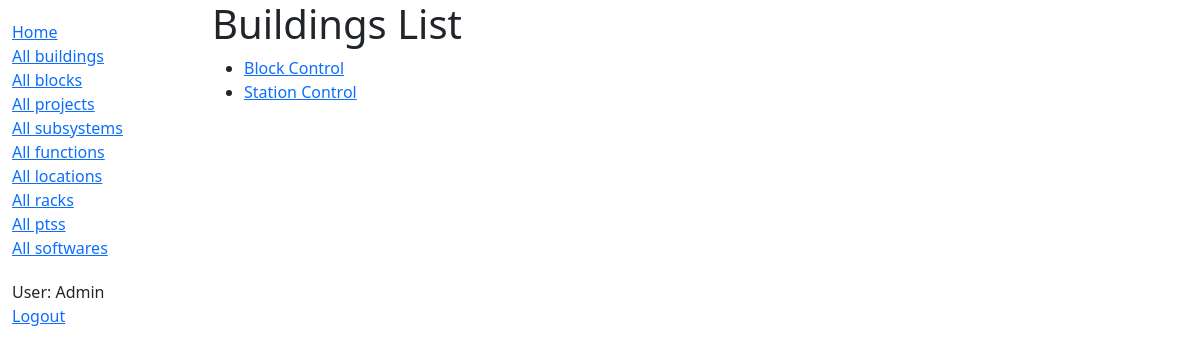
Page /knowitall/buildings/ (signed in) on the committed database.
### knowitall/models.py (models this page shows)
class Building(models.Model):
	Building_name=models.TextField(help_text="Enter text")
	Building_code=models.TextField(help_text="Enter text")
	class Meta:
		ordering = ['Building_name']
	def get_absolute_url (self):
		return reverse('building-detail', args=[str(self.id)])
	def __str__(self):
		return self.Building_name

### knowitall/views.py (the view)
# urls.py: path('buildings/', views.BuildingListView.as_view(), name='buildings'),
class BuildingListView(LoginRequiredMixin, generic.ListView):
    model = Building
    paginate_by = 10

### knowitall/templates/knowitall/building_list.html
{% extends "base_generic.html" %}
{% block content %}
    <h1>Buildings List</h1>
    {% if object_list %}
    <ul>
      {% for building in object_list %}
      <li>
        <a href="{{ building.get_absolute_url }}">
        {{building}}
        </a>
      </li>
      {% endfor %}
    </ul>
    {% else %}
      <p>There are no buildings in the base.</p>
    {% endif %}
{% endblock %}

### knowitall/templates/base_generic.html (shortened to what this page needs)
<!DOCTYPE html>
<html lang="en">
<head>
  <link href="https://cdn.jsdelivr.net/npm/bootstrap@5.1.3/dist/css/bootstrap.min.css" rel="stylesheet">
  {% load static %}
  <link rel="stylesheet" href="{% static 'css/styles.css' %}">
</head>
<body>
<div class="container-fluid">
<div class="row">
  <div class="col-sm-2">
  {% block sidebar %}
  <ul class="sidebar-nav">
    <li><a href="{% url 'index' %}">Home</a></li>
    <li><a href="{% url 'buildings' %}">All buildings</a></li>
    <li><a href="{% url 'blocks' %}">All blocks</a></li>
    <li><a href="{% url 'projects' %}">All projects</a></li>
    <li><a href="{% url 'subsystems' %}">All subsystems</a></li>
    <li><a href="{% url 'functions' %}">All functions</a></li>
    <li><a href="{% url 'locations' %}">All locations</a></li>
    <li><a href="{% url 'racks' %}">All racks</a></li>
    <li><a href="{% url 'ptss' %}">All ptss</a></li>
    <li><a href="{% url 'softwares' %}">All softwares</a></li>
  </ul>
  <ul class="sidebar-nav">
   {% if user.is_authenticated %}
     <li>User: {{ user.get_username }}</li>
     <li><a href="{% url 'logout'%}?next={{request.path}}">Logout</a></li>
   {% else %}
     <li><a href="{% url 'login'%}?next={{request.path}}">Login</a></li>
   {% endif %}
  </ul>
{% endblock %}
  </div>
  <div class="col-sm-10 ">
  {% block content %}{% endblock %}
  </div>
</div>
</div>
</body>
</html>

### knowitall/static/css/styles.css (style rules this page uses)
.sidebar-nav { margin-top: 20px; padding: 0; list-style: none; }

### rows in the picture
Building: Building_name "Block Control"
Building: Building_name "Station Control"

### other values in the picture
{{ user.get_username }} "Admin"
